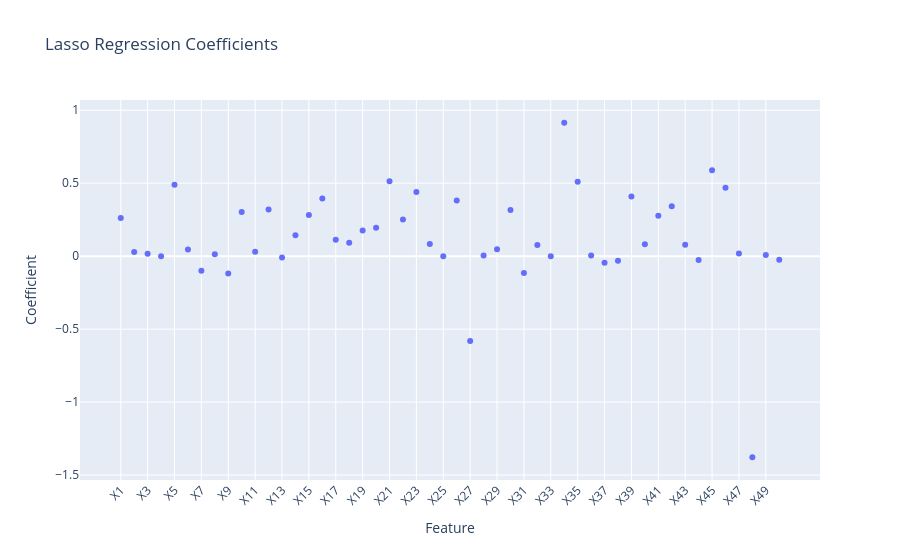

Notebook cell for this chart:
### Code cell
# ==========================================
# Step 2: LASSO — scale first (as in Week04 course notebook)
# ==========================================
scaler = StandardScaler()
X1 = scaler.fit_transform(X0)

# Quick illustrative fit (as done in the course notebook, alpha=0.01)
lasso_model = Lasso(alpha=0.01)
lasso_model.fit(X1, y0)

print(f"Number of non-zero coefficients: {np.sum(lasso_model.coef_ != 0)}")

coeff_df = pd.DataFrame({'Feature': feature_cols, 'Coefficient': lasso_model.coef_})

fig = px.scatter(coeff_df, x='Feature', y='Coefficient',
                  title='Lasso Regression Coefficients ',
                  labels={'Coefficient': 'Coefficient Value'})
fig.update_layout(xaxis={'tickangle': -45, 'title': 'Feature'},
                   yaxis={'title': 'Coefficient'},
                   showlegend=False)
fig.write_image(f"{output_dir}/linear_lasso_coefficients.png", width=1200, height=600, scale=2)
fig.show()

### Figure 1 — Plotly figure (JSON) as saved in the notebook; plotly's stock layout.template omitted (floating-point values rounded to 4 significant figures)
{"data": [{"hovertemplate": "Feature=%{x}<br>Coefficient Value=%{y}<extra></extra>", "legendgroup": "", "marker": {"color": "#636efa", "symbol": "circle"}, "mode": "markers", "name": "", "orientation": "v", "showlegend": false, "type": "scatter", "x": ["X1", "X2", "X3", "X4", "X5", "X6", "X7", "X8", "X9", "X10", "X11", "X12", "X13", "X14", "X15", "X16", "X17", "X18", "X19", "X20", "X21", "X22", "X23", "X24", "X25", "X26", "X27", "X28", "X29", "X30", "X31", "X32", "X33", "X34", "X35", "X36", "X37", "X38", "X39", "X40", "X41", "X42", "X43", "X44", "X45", "X46", "X47", "X48", "X49", "X50"], "xaxis": "x", "y": [0.2608, 0.02826, 0.01589, -0.0, 0.4889, 0.04471, -0.1002, 0.01241, -0.119, 0.3019, 0.03031, 0.3199, -0.009677, 0.1425, 0.2826, 0.3942, 0.1132, 0.09098, 0.1757, 0.1942, 0.5128, 0.2512, 0.4396, 0.08257, -0.0, 0.3816, -0.5815, 0.003693, 0.04645, 0.3155, -0.1148, 0.07697, 0.0, 0.914, 0.5093, 0.005014, -0.04462, -0.03183, 0.4092, 0.08197, 0.2763, 0.3414, 0.07798, -0.02661, 0.5885, 0.4692, 0.01856, -1.378, 0.0083, -0.0251], "yaxis": "y"}], "layout": {"legend": {"tracegroupgap": 0}, "showlegend": false, "title": {"text": "Lasso Regression Coefficients "}, "xaxis": {"anchor": "y", "domain": [0, 1], "tickangle": -45, "title": {"text": "Feature"}}, "yaxis": {"anchor": "x", "domain": [0, 1], "title": {"text": "Coefficient"}}}}
